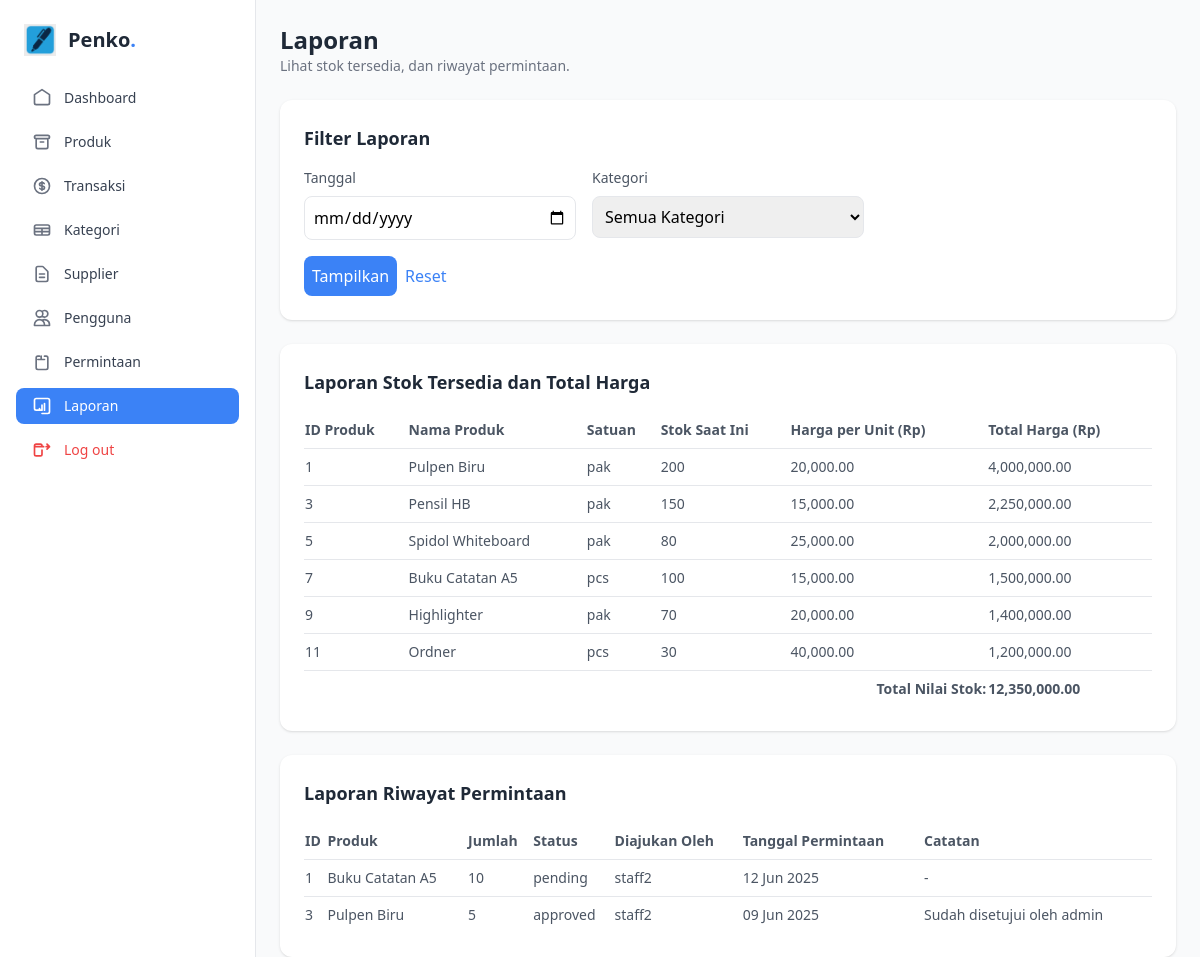
Screenshot of /admin/reports.php (signed in) with the database file from the repository.
### tables this page shows
CREATE TABLE `products` (
  `id` INT AUTO_INCREMENT PRIMARY KEY,
  `name` varchar(100) NOT NULL,
  `description` text,
  `category_id` INT,
  `supplier_id` INT,
  `current_stock` int NOT NULL DEFAULT 0,
  `unit` varchar(20) NOT NULL,
  `price` DECIMAL(15,2) DEFAULT 0.00,
  `image` VARCHAR(255),
  `min_stock` int NOT NULL DEFAULT 10,
  `created_at` DATETIME DEFAULT CURRENT_TIMESTAMP,
  `updated_at` DATETIME DEFAULT CURRENT_TIMESTAMP ON UPDATE CURRENT_TIMESTAMP,
  FOREIGN KEY (`category_id`) REFERENCES `categories`(`id`) ON DELETE SET NULL,
  FOREIGN KEY (`supplier_id`) REFERENCES `suppliers`(`id`) ON DELETE SET NULL
);

CREATE TABLE `requests` (
  `id` int NOT NULL,
  `user_id` int NOT NULL,
  `product_id` int NOT NULL,
  `quantity` int NOT NULL,
  `purpose` text NOT NULL,
  `status` enum('pending','approved','rejected') DEFAULT 'pending',
  `created_at` timestamp NULL DEFAULT CURRENT_TIMESTAMP,
  `processed_at` timestamp NULL DEFAULT NULL,
  `admin_id` int DEFAULT NULL,
  `notes` text
);

CREATE TABLE `users` (
  `id` INT AUTO_INCREMENT PRIMARY KEY,
  `username` VARCHAR(50) UNIQUE NOT NULL,
  `password` varchar(255) NOT NULL,
  `name` varchar(100) NOT NULL,
  `email` VARCHAR(100) UNIQUE NOT NULL,
  `role` ENUM('admin', 'staff') DEFAULT 'staff',
  `created_at` DATETIME DEFAULT CURRENT_TIMESTAMP
);

### admin/reports.php (the view, shortened to what this page needs)
<?php
require_once '../koneksi/database.php';
$start_date = $_GET['start_date'] ?? '';
$stock_sql = "SELECT p.id, p.name AS product_name, p.unit, p.current_stock, p.price,
                     (p.current_stock * p.price) AS total_cost
              FROM products p
              WHERE 1=1";
$stock_query = $conn->prepare($stock_sql);
$stock_query->execute();
$stock_result = $stock_query->get_result();
$total_stock_value = 0;
while ($row = $stock_result->fetch_assoc()) {
    $total_stock_value += $row['total_cost'];
}
$stock_result->data_seek(0);
$requests_sql = "SELECT r.id, r.product_id, r.quantity, r.status, r.created_at, r.notes, p.name AS product_name, u.username AS requested_by
                 FROM requests r
                 JOIN products p ON r.product_id = p.id
                 JOIN users u ON r.user_id = u.id
                 WHERE 1=1";
$requests_query = $conn->prepare($requests_sql);
$requests_query->execute();
$requests_result = $requests_query->get_result();
?>
<!DOCTYPE html>
<html lang="id">
<head>
    <script src="https://cdn.tailwindcss.com"></script>
</head>
<body class="bg-gray-50">
<div class="flex h-screen">
    <aside class="w-64 bg-white border-r px-4 py-6 flex flex-col space-y-6">
        <div class="flex items-center space-x-3 px-2">
            <img src="../img/Logo.png" alt="Logo" class="h-8 w-8 object-cover" />
            <h1 class="text-xl font-semibold text-gray-800">Penko<span class="text-blue-500">.</span></h1>
        </div>
        <nav class="flex-1">
            <ul class="space-y-2">
                <li>
                    <a href="dashboard.php" class="flex items-center px-4 py-2 rounded-lg text-gray-700 hover:bg-blue-50 hover:text-blue-600 transition">
                        <svg class="h-5 w-5 text-gray-500" fill="none" stroke="currentColor" viewBox="0 0 24 24" xmlns="http://www.w3.org/2000/svg">
                            <path stroke-linecap="round" stroke-linejoin="round" stroke-width="2" d="M3 8l9-6 9 6v10a2 2 0 01-2 2H5a2 2 0 01-2-2V8z" />
                        </svg>
                        <span class="ml-3 text-sm font-medium">Dashboard</span>
                    </a>
                </li>
                <li>
                    <a href="products.php" class="flex items-center px-4 py-2 rounded-lg text-gray-700 hover:bg-blue-50 hover:text-blue-600 transition">
                        <svg class="h-5 w-5 text-gray-500" fill="none" stroke="currentColor" viewBox="0 0 24 24" xmlns="http://www.w3.org/2000/svg">
                            <path stroke-linecap="round" stroke-linejoin="round" stroke-width="2" d="M5 8h14M5 8a2 2 0 110-4h14a2 2 0 110 4M5 8v10a2 2 0 002 2h10a2 2 0 002-2V8m-9 4h4" />
                        </svg>
                        <span class="ml-3 text-sm font-medium">Produk</span>
                    </a>
                </li>
                <li>
                    <a href="transactions.php" class="flex items-center px-4 py-2 rounded-lg text-gray-700 hover:bg-blue-50 hover:text-blue-600 transition">
                        <span class="ml-3 text-sm font-medium">Transaksi</span>
                    </a>
                </li>
                <li>
                    <a href="categories.php" class="flex items-center px-4 py-2 rounded-lg text-gray-700 hover:bg-blue-50 hover:text-blue-600 transition">
                        <svg class="h-5 w-5 text-gray-500" fill="none" stroke="currentColor" viewBox="0 0 24 24" xmlns="http://www.w3.org/2000/svg">
                            <path stroke-linecap="round" stroke-linejoin="round" stroke-width="2" d="M3 10h18M3 14h18m-9-4v8m-7 0h14a2 2 0 002-2V8a2 2 0 00-2-2H5a2 2 0 00-2 2v8a2 2 0 002 2z" />
                        </svg>
                        <span class="ml-3 text-sm font-medium">Kategori</span>
                    </a>
                </li>
                <li>
                    <a href="suppliers.php" class="flex items-center px-4 py-2 rounded-lg text-gray-700 hover:bg-blue-50 hover:text-blue-600 transition">
                        <span class="ml-3 text-sm font-medium">Supplier</span>
                    </a>
                </li>
                <li>
                    <a href="users.php" class="flex items-center px-4 py-2 rounded-lg text-gray-700 hover:bg-blue-50 hover:text-blue-600 transition">
                        <svg class="h-5 w-5 text-gray-500" fill="none" stroke="currentColor" viewBox="0 0 24 24" xmlns="http://www.w3.org/2000/svg">
                            <path stroke-linecap="round" stroke-linejoin="round" stroke-width="2" d="M12 4.354a4 4 0 110 5.292M15 21H3v-1a6 6 0 0112 0v1zm0 0h6v-1a6 6 0 00-9-5.197M13 7a4 4 0 11-8 0 4 4 0 018 0z" />
                        </svg>
                        <span class="ml-3 text-sm font-medium">Pengguna</span>
                    </a>
                </li>
                <li>
                    <a href="requests.php" class="flex items-center px-4 py-2 rounded-lg text-gray-700 hover:bg-blue-50 hover:text-blue-600 transition">
                        <svg class="h-5 w-5 text-gray-500" fill="none" stroke="currentColor" viewBox="0 0 24 24" xmlns="http://www.w3.org/2000/svg">
                            <path stroke-linecap="round" stroke-linejoin="round" stroke-width="2" d="M9 5H7a2 2 0 00-2 2v12a2 2 0 002 2h10a2 2 0 002-2V7a2 2 0 00-2-2h-2m-4 0v4m0 0H7m4 0h4" />
                        </svg>
                        <span class="ml-3 text-sm font-medium">Permintaan</span>
                    </a>
                </li>
                <li>
                    <a href="reports.php" class="flex items-center px-4 py-2 rounded-lg text-white bg-blue-500 hover:bg-blue-600 transition">
                        <svg class="h-5 w-5 text-white" fill="none" stroke="currentColor" viewBox="0 0 24 24" xmlns="http://www.w3.org/2000/svg">
                            <path stroke-linecap="round" stroke-linejoin="round" stroke-width="2" d="M9 17v-2m3 2v-6m3 6v-8m-9 8h6m-7 0H5a2 2 0 01-2-2V5a2 2 0 012-2h14a2 2 0 012 2v14a2 2 0 01-2 2h-7" />
                        </svg>
                        <span class="ml-3 text-sm font-medium">Laporan</span>
                    </a>
                </li>
                <li>
                    <a href="../logout.php" class="flex items-center px-4 py-2 rounded-lg text-red-500 hover:bg-red-50 hover:text-red-600 transition">
                        <svg class="h-5 w-5 text-red-500" fill="none" stroke="currentColor" viewBox="0 0 24 24" xmlns="http://www.w3.org/2000/svg">
                            <path stroke-linecap="round" stroke-linejoin="round" stroke-width="2" d="M17 8h4m0 0l-3-3m3 3l-3 3m-4-3H3m9 4v5a2 2 0 01-2 2H5a2 2 0 01-2-2V7a2 2 0 012-2h5a2 2 0 012 2v1" />
                        </svg>
                        <span class="ml-3 text-sm font-medium">Log out</span>
                    </a>
                </li>
            </ul>
        </nav>
    </aside>
    <main class="flex-1 p-6">
        <div class="mb-6">
            <h2 class="text-2xl font-semibold text-gray-800">Laporan</h2>
            <p class="text-sm text-gray-500">Lihat stok tersedia, dan riwayat permintaan.</p>
        </div>
        <div class="bg-white p-6 rounded-xl shadow mb-6">
            <h3 class="text-lg font-semibold text-gray-800 mb-4">Filter Laporan</h3>
            <form method="GET" action="reports.php" class="grid grid-cols-1 md:grid-cols-3 gap-4">
                <div>
                    <label class="block text-sm text-gray-600 mb-2">Tanggal</label>
                    <input type="date" name="start_date" value="<?php echo htmlspecialchars($start_date); ?>" class="w-full p-2 border rounded-lg focus:ring-2 focus:ring-blue-500">
                </div>
                <div>
                    <label class="block text-sm text-gray-600 mb-2">Kategori</label>
                    <select name="category_filter" class="w-full p-2 border rounded-lg focus:ring-2 focus:ring-blue-500">
                        <option value="">Semua Kategori</option>
                    </select>
                </div>
                <div class="md:col-span-3 flex space-x-2">
                    <button type="submit" class="bg-blue-500 text-white p-2 rounded-lg hover:bg-blue-600">Tampilkan</button>
                    <a href="reports.php" class="text-blue-500 hover:underline self-center">Reset</a>
                </div>
            </form>
        </div>
        <div class="bg-white p-6 rounded-xl shadow mb-6">
            <h3 class="text-lg font-semibold text-gray-800 mb-4">Laporan Stok Tersedia dan Total Harga</h3>
            <table class="min-w-full text-sm text-gray-600">
                <thead>
                    <tr>
                        <th class="text-left py-2">ID Produk</th>
                        <th class="text-left py-2">Nama Produk</th>
                        <th class="text-left py-2">Satuan</th>
                        <th class="text-left py-2">Stok Saat Ini</th>
                        <th class="text-left py-2">Harga per Unit (Rp)</th>
                        <th class="text-left py-2">Total Harga (Rp)</th>
                    </tr>
                </thead>
                <tbody>
                    <?php if ($stock_result->num_rows > 0): ?>
                        <?php while ($row = $stock_result->fetch_assoc()): ?>
                            <tr class="border-t">
                                <td class="py-2"><?php echo $row['id']; ?></td>
                                <td class="py-2"><?php echo htmlspecialchars($row['product_name']); ?></td>
                                <td class="py-2"><?php echo htmlspecialchars($row['unit']); ?></td>
                                <td class="py-2"><?php echo $row['current_stock']; ?></td>
                                <td class="py-2"><?php echo number_format($row['price'], 2); ?></td>
                                <td class="py-2"><?php echo number_format($row['total_cost'], 2); ?></td>
                            </tr>
                        <?php endwhile; ?>
                        <tr class="border-t font-semibold">
                            <td colspan="5" class="py-2 text-right">Total Nilai Stok:</td>
                            <td class="py-2"><?php echo number_format($total_stock_value, 2); ?></td>
                        </tr>
                    <?php else: ?>
                        <tr>
                            <td colspan="6" class="py-2 text-center text-gray-500">Tidak ada stok ditemukan.</td>
                        </tr>
                    <?php endif; ?>
                </tbody>
            </table>
        </div>
        <div class="bg-white p-6 rounded-xl shadow">
            <h3 class="text-lg font-semibold text-gray-800 mb-4">Laporan Riwayat Permintaan</h3>
            <table class="min-w-full text-sm text-gray-600">
                <thead>
                    <tr>
                        <th class="text-left py-2">ID</th>
                        <th class="text-left py-2">Produk</th>
                        <th class="text-left py-2">Jumlah</th>
                        <th class="text-left py-2">Status</th>
                        <th class="text-left py-2">Diajukan Oleh</th>
                        <th class="text-left py-2">Tanggal Permintaan</th>
                        <th class="text-left py-2">Catatan</th>
                    </tr>
                </thead>
                <tbody>
                    <?php if ($requests_result->num_rows > 0): ?>
                        <?php while ($row = $requests_result->fetch_assoc()): ?>
                            <tr class="border-t">
                                <td class="py-2"><?php echo $row['id']; ?></td>
                                <td class="py-2"><?php echo htmlspecialchars($row['product_name']); ?></td>
                                <td class="py-2"><?php echo $row['quantity']; ?></td>
                                <td class="py-2">
                                    <span class="status-<?php echo strtolower($row['status']); ?>">
                                        <?php echo htmlspecialchars($row['status']); ?>
                                    </span>
                                </td>
                                <td class="py-2"><?php echo htmlspecialchars($row['requested_by']); ?></td>
                                <td class="py-2"><?php echo date('d M Y', strtotime($row['created_at'])); ?></td>
                                <td class="py-2"><?php echo htmlspecialchars($row['notes'] ?? '-'); ?></td>
                            </tr>
                        <?php endwhile; ?>
                    <?php else: ?>
                        <tr>
                            <td colspan="7" class="py-2 text-center text-gray-500">Tidak ada permintaan ditemukan.</td>
                        </tr>
                    <?php endif; ?>
                </tbody>
            </table>
        </div>
    </main>
</div>
</body>
</html>

### admin/reports.php (style rules this page uses)
.status-pending { @apply bg-yellow-500 text-white px-2 py-1 rounded; }
.status-approved { @apply bg-green-500 text-white px-2 py-1 rounded; }

### rows the page displays
products: id "1", name "Pulpen Biru", unit "pak", current_stock "200", price "20,000.00", total_cost "4,000,000.00"
products: id "3", name "Pensil HB", unit "pak", current_stock "150", price "15,000.00", total_cost "2,250,000.00"
products: id "5", name "Spidol Whiteboard", unit "pak", current_stock "80", price "25,000.00", total_cost "2,000,000.00"
products: id "7", name "Buku Catatan A5", unit "pcs", current_stock "100", price "15,000.00", total_cost "1,500,000.00"
products: id "9", name "Highlighter", unit "pak", current_stock "70", price "20,000.00", total_cost "1,400,000.00"
products: id "11", name "Ordner", unit "pcs", current_stock "30", price "40,000.00", total_cost "1,200,000.00"
requests: id "1", product.name "Buku Catatan A5", quantity "10", status "pending", user.username "staff2", created_at "12 Jun 2025", notes "-"
requests: id "3", product.name "Pulpen Biru", quantity "5", status "approved", user.username "staff2", created_at "09 Jun 2025", notes "Sudah disetujui oleh admin"

### other values shown
$total_stock_value "12,350,000.00"
